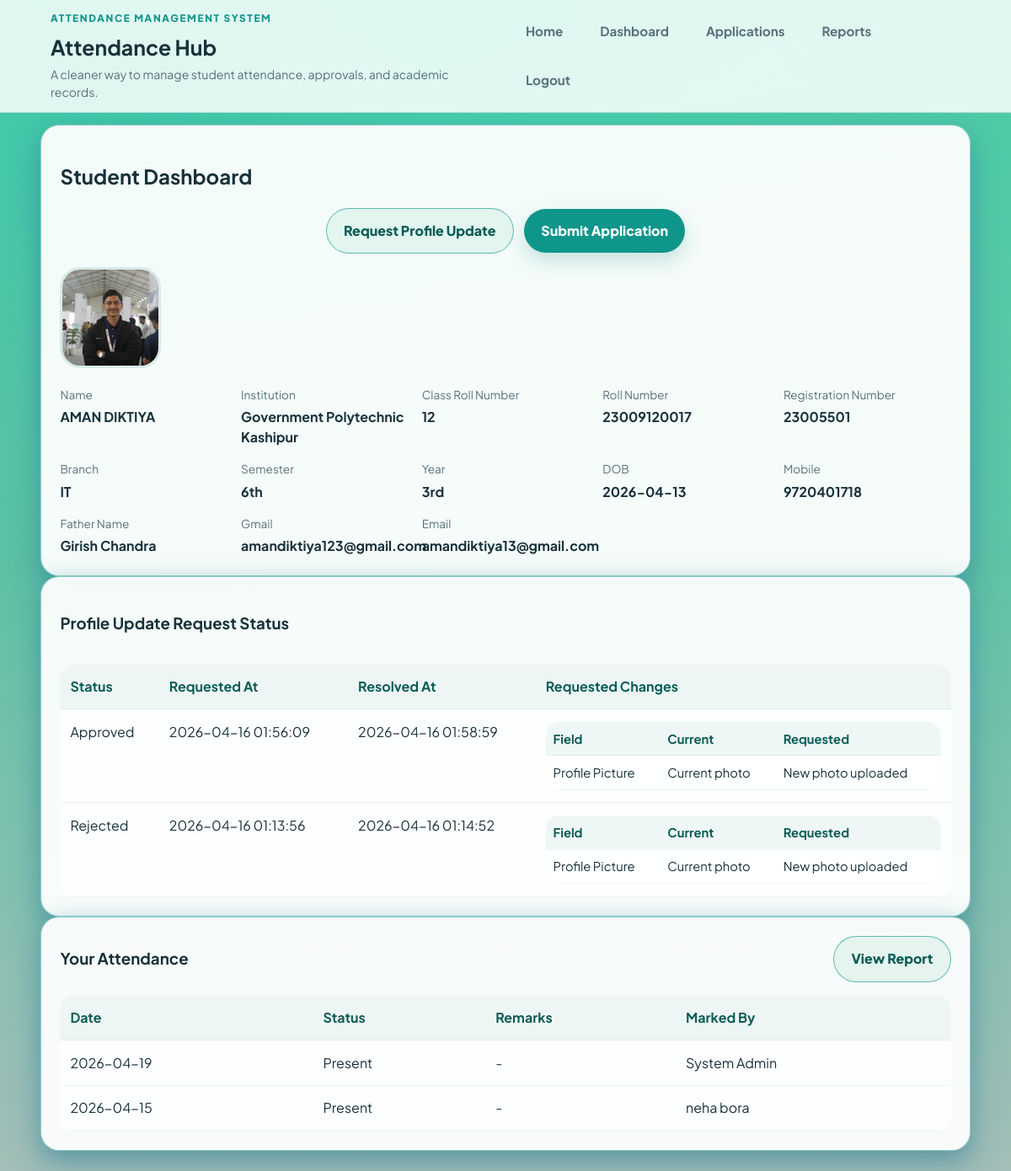
/dashboard (signed in), run on the app's committed database.
### tables this page shows
CREATE TABLE users (
    id INTEGER PRIMARY KEY AUTOINCREMENT,
    role TEXT NOT NULL CHECK (role IN ('admin', 'faculty', 'student')),
    roll_number TEXT UNIQUE,
    registration_number TEXT UNIQUE,
    full_name TEXT NOT NULL,
    father_name TEXT,
    branch TEXT,
    semester TEXT,
    year TEXT,
    dob TEXT,
    mobile_number TEXT UNIQUE,
    gmail TEXT,
    email TEXT,
    password_hash TEXT NOT NULL,
    is_mobile_verified INTEGER NOT NULL DEFAULT 0,
    created_by INTEGER,
    created_at TEXT NOT NULL DEFAULT CURRENT_TIMESTAMP, class_roll_number TEXT, institution_type TEXT, institution_name TEXT, profile_picture TEXT,
    FOREIGN KEY(created_by) REFERENCES users(id)
);

CREATE TABLE pending_changes (
    id INTEGER PRIMARY KEY AUTOINCREMENT,
    target_user_id INTEGER NOT NULL,
    target_role TEXT NOT NULL CHECK (target_role IN ('faculty', 'student')),
    requested_by INTEGER NOT NULL,
    approver_role TEXT NOT NULL CHECK (approver_role IN ('admin', 'faculty')),
    status TEXT NOT NULL DEFAULT 'pending' CHECK (status IN ('pending', 'approved', 'rejected')),
    payload TEXT NOT NULL,
    created_at TEXT NOT NULL DEFAULT CURRENT_TIMESTAMP,
    resolved_at TEXT,
    FOREIGN KEY(target_user_id) REFERENCES users(id),
    FOREIGN KEY(requested_by) REFERENCES users(id)
);

CREATE TABLE attendance (
                id INTEGER PRIMARY KEY AUTOINCREMENT,
                student_id INTEGER NOT NULL,
                attendance_date TEXT NOT NULL,
                status TEXT NOT NULL CHECK (status IN ('Present', 'Absent', 'Late', 'Leave')),
                marked_by INTEGER NOT NULL,
                remarks TEXT,
                created_at TEXT NOT NULL DEFAULT CURRENT_TIMESTAMP,
                UNIQUE(student_id, attendance_date),
                FOREIGN KEY(student_id) REFERENCES users(id),
                FOREIGN KEY(marked_by) REFERENCES users(id)
            );

### attendance_app/routes.py (the view, shortened to what this page needs)
@bp.route("/dashboard")
@login_required("admin", "faculty", "student")
def dashboard():
    user = current_user()
    db = get_db()
    selected_branch = request.args.get("branch", "").strip()
    selected_year_group = request.args.get("year_group", "").strip()
    selected_faculty_department = request.args.get("faculty_department", "").strip()
    selected_recent_branch = request.args.get("recent_branch", "").strip()
    available_branches = branch_options(user)
    if user["role"] == "faculty":
        selected_branch = user["branch"]
    if user["role"] == "student":
        attendance = db.execute(
            """
            SELECT attendance.attendance_date, attendance.status, attendance.remarks, users.full_name AS marked_by_name
            FROM attendance
            JOIN users ON users.id = attendance.marked_by
            WHERE attendance.student_id = ?
            ORDER BY attendance.attendance_date DESC
            """,
            (user["id"],),
        ).fetchall()
        return render_template("student_dashboard.html", attendance=attendance, edit_requests=edit_request_status_for_user(user), approval_history=approval_history_for_user(user))

### attendance_app/auth.py (called while the page is built)
def current_user():
    user_id = session.get("user_id")
    if not user_id:
        return None
    return get_db().execute("SELECT * FROM users WHERE id = ?", (user_id,)).fetchone()

def login_required(*roles):
    def decorator(view):
        @wraps(view)
        def wrapped(*args, **kwargs):
            user = current_user()
            if user is None:
                flash("Please login first.", "error")
                return redirect(url_for("main.login"))
            if roles and user["role"] not in roles:
                flash("You do not have access to this page.", "error")
                return redirect(url_for("main.dashboard"))
            return view(*args, **kwargs)
        return wrapped
    return decorator

### attendance_app/database.py (called while the page is built)
def get_db():
    if "db" not in g:
        db_path = Path(current_app.root_path).parent / current_app.config["DATABASE"]
        g.db = sqlite3.connect(db_path)
        g.db.row_factory = sqlite3.Row
    return g.db

### attendance_app/routes.py (called while the page is built)
def branch_options(user=None):
    db = get_db()
    query = """
        SELECT DISTINCT branch
        FROM users
        WHERE role = 'student' AND COALESCE(branch, '') != ''
    """
    params = []
    if user and user["role"] == "faculty":
        query += " AND " + faculty_data_clause("users")
        params.extend([user["institution_type"], user["institution_name"], user["branch"]])
    query += " ORDER BY branch"
    rows = db.execute(query, tuple(params)).fetchall()
    return [row["branch"] for row in rows]

def semester_filter_options():
    return [{"value": value, "label": label} for value, label, _ in YEAR_SEMESTER_FILTERS]

@bp.context_processor
def inject_globals():
    user = current_user()
    pending_count = len(pending_requests_for_user(user)) if user and user["role"] in {"admin", "faculty"} else 0
    return {
        "current_user": user,
        "today": today_iso(),
        "min_date": one_year_ago_iso(),
        "institution_options": INSTITUTION_OPTIONS,
        "school_college_types": list(SCHOOL_COLLEGE_TYPES),
        "year_semester_filters": semester_filter_options(),
        "pending_count": pending_count,
    }

### attendance_app/utils.py (called while the page is built)
def today_iso():
    return date.today().isoformat()

def one_year_ago_iso():
    return (date.today() - timedelta(days=365)).isoformat()

### attendance_app/templates/student_dashboard.html
{% extends "base.html" %}
{% block content %}
<section class="card profile-card">
    <h2>Student Dashboard</h2>
    <div class="actions">
        <a class="btn secondary" href="{{ url_for('main.student_profile_edit') }}">Request Profile Update</a>
        <a class="btn primary" href="{{ url_for('main.submit_application') }}">Submit Application</a>
    </div>
    {% if current_user['profile_picture'] %}
        <img class="profile-photo" src="{{ url_for('main.profile_picture', filename=current_user['profile_picture']) }}" alt="Student profile picture">
    {% endif %}
    <div class="profile-grid">
        <div><span>Name</span><strong>{{ current_user['full_name'] }}</strong></div>
        <div><span>Institution</span><strong>{{ current_user['institution_name'] or current_user['institution_type'] }}</strong></div>
        <div><span>Class Roll Number</span><strong>{{ current_user['class_roll_number'] }}</strong></div>
        <div><span>Roll Number</span><strong>{{ current_user['roll_number'] }}</strong></div>
        <div><span>Registration Number</span><strong>{{ current_user['registration_number'] }}</strong></div>
        <div><span>Branch</span><strong>{{ current_user['branch'] }}</strong></div>
        <div><span>Semester</span><strong>{{ current_user['semester'] }}</strong></div>
        <div><span>Year</span><strong>{{ current_user['year'] }}</strong></div>
        <div><span>DOB</span><strong>{{ current_user['dob'] }}</strong></div>
        <div><span>Mobile</span><strong>{{ current_user['mobile_number'] }}</strong></div>
        <div><span>Father Name</span><strong>{{ current_user['father_name'] }}</strong></div>
        <div><span>Gmail</span><strong>{{ current_user['gmail'] }}</strong></div>
        <div><span>Email</span><strong>{{ current_user['email'] }}</strong></div>
    </div>
</section>
<section class="card">
    <h3>Profile Update Request Status</h3>
    <div class="table-wrap">
        <table>
            <thead>
                <tr>
                    <th>Status</th>
                    <th>Requested At</th>
                    <th>Resolved At</th>
                    <th>Requested Changes</th>
                </tr>
            </thead>
            <tbody>
                {% for item in edit_requests %}
                    <tr>
                        <td>{{ item['status']|title }}</td>
                        <td>{{ item['created_at'] }}</td>
                        <td>{{ item['resolved_at'] or '-' }}</td>
                        <td>
                            <table class="mini-table">
                                <thead>
                                    <tr>
                                        <th>Field</th>
                                        <th>Current</th>
                                        <th>Requested</th>
                                    </tr>
                                </thead>
                                <tbody>
                                    {% for change in item['changes'] %}
                                        <tr>
                                            <td>{{ change.field }}</td>
                                            <td>{{ change.current }}</td>
                                            <td>{{ change.requested }}</td>
                                        </tr>
                                    {% else %}
                                        <tr><td colspan="3">No visible field changes.</td></tr>
                                    {% endfor %}
                                </tbody>
                            </table>
                        </td>
                    </tr>
                {% else %}
                    <tr><td colspan="4">No profile update request history is available.</td></tr>
                {% endfor %}
            </tbody>
        </table>
    </div>
</section>
<section class="card">
    <div class="section-head">
        <h3>Your Attendance</h3>
        <a class="btn secondary" href="{{ url_for('main.attendance_report') }}">View Report</a>
    </div>
    <div class="table-wrap">
        <table>
            <thead>
                <tr>
                    <th>Date</th>
                    <th>Status</th>
                    <th>Remarks</th>
                    <th>Marked By</th>
                </tr>
            </thead>
            <tbody>
                {% for row in attendance %}
                    <tr>
                        <td>{{ row['attendance_date'] }}</td>
                        <td>{{ row['status'] }}</td>
                        <td>{{ row['remarks'] or '-' }}</td>
                        <td>{{ row['marked_by_name'] }}</td>
                    </tr>
                {% else %}
                    <tr><td colspan="4">Attendance is not available yet.</td></tr>
                {% endfor %}
            </tbody>
        </table>
    </div>
</section>
{% endblock %}

### attendance_app/templates/base.html (shortened to what this page needs)
<!DOCTYPE html>
<html lang="en">
<head>
    <link rel="stylesheet" href="{{ url_for('static', filename='style.css') }}?v=mobile-label-fix-1">
</head>
<body>
    <header class="site-header">
        <div class="brand-block">
            <p class="eyebrow">Attendance Management System</p>
            <h1><a href="{{ url_for('main.home') }}">Attendance Hub</a></h1>
            <p class="brand-copy">A cleaner way to manage student attendance, approvals, and academic records.</p>
        </div>
        <nav id="primary-nav" aria-label="Primary navigation">
            <a href="{{ url_for('main.home') }}">Home</a>
            {% if current_user %}
                <a href="{{ url_for('main.dashboard') }}">Dashboard</a>
                <a href="{{ url_for('main.applications') }}">Applications</a>
                <a href="{{ url_for('main.attendance_report') }}">Reports</a>
                <a href="{{ url_for('main.logout') }}">Logout</a>
            {% else %}
                <a href="{{ url_for('main.login') }}">Login</a>
                <a href="{{ url_for('main.student_register') }}">Student Sign Up</a>
            {% endif %}
        </nav>
    </header>
    <main class="page-shell">
        {% block content %}{% endblock %}
    </main>
</body>
</html>

### data on the page
users: profile_picture (picture), full_name "AMAN DIKTIYA", institution_name "Government Polytechnic Kashipur", class_roll_number "12", roll_number "23009120017", registration_number "23005501", branch "IT", semester "6th", year "3rd", dob "2026-04-13", mobile_number "9720401718", father_name "Girish Chandra", gmail "amandiktiya123@gmail.com", email "amandiktiya13@gmail.com"
pending_changes: status "Approved", created_at "2026-04-16 01:56:09", resolved_at "2026-04-16 01:58:59", field "Profile Picture", current "Current photo", requested "New photo uploaded"
pending_changes: status "Rejected", created_at "2026-04-16 01:13:56", resolved_at "2026-04-16 01:14:52", field "Profile Picture", current "Current photo", requested "New photo uploaded"
attendance: attendance_date "2026-04-19", status "Present", remarks "-", marked_by_name "System Admin"
attendance: attendance_date "2026-04-15", status "Present", remarks "-", marked_by_name "neha bora"
